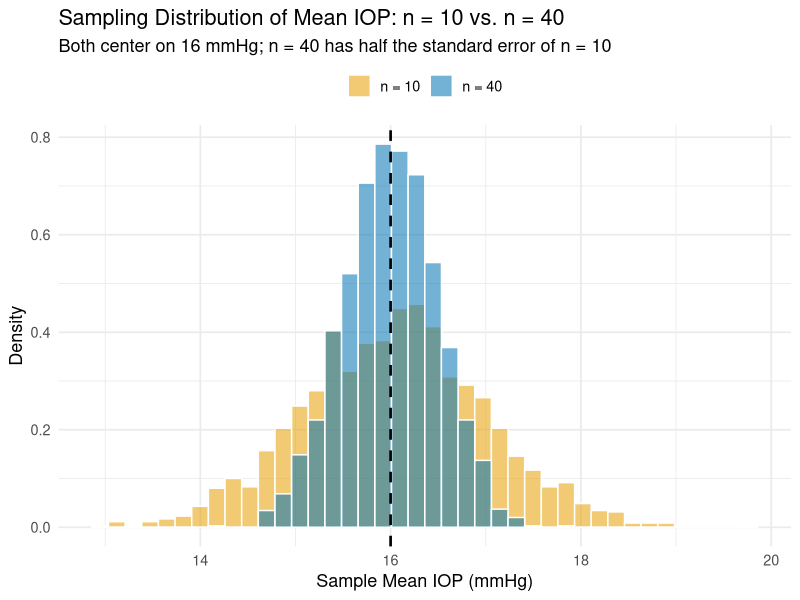
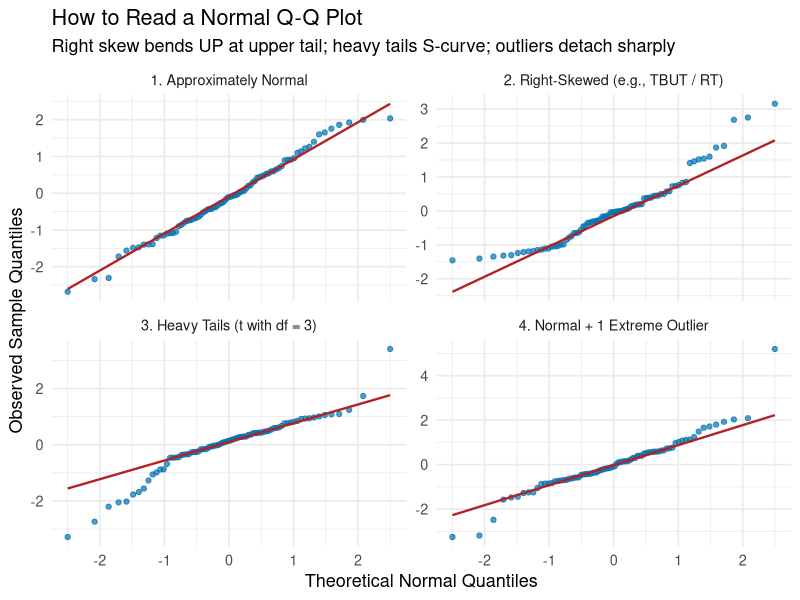
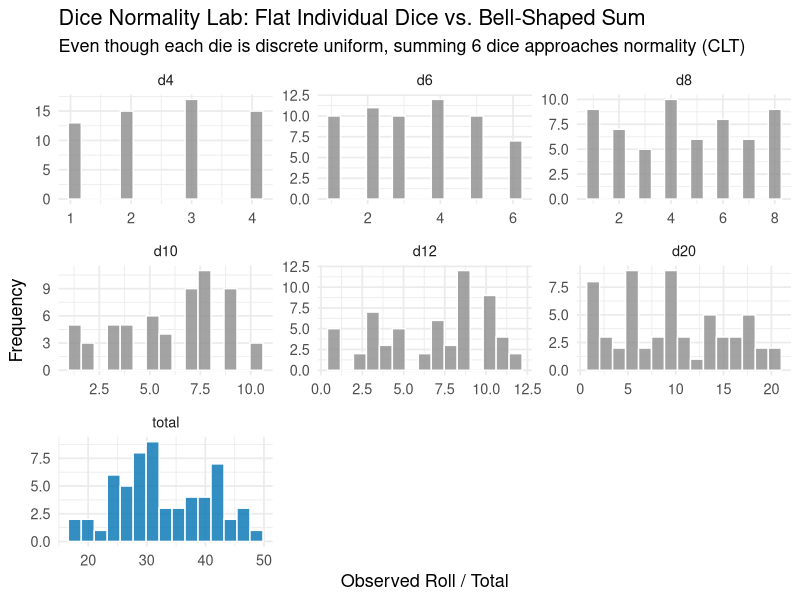
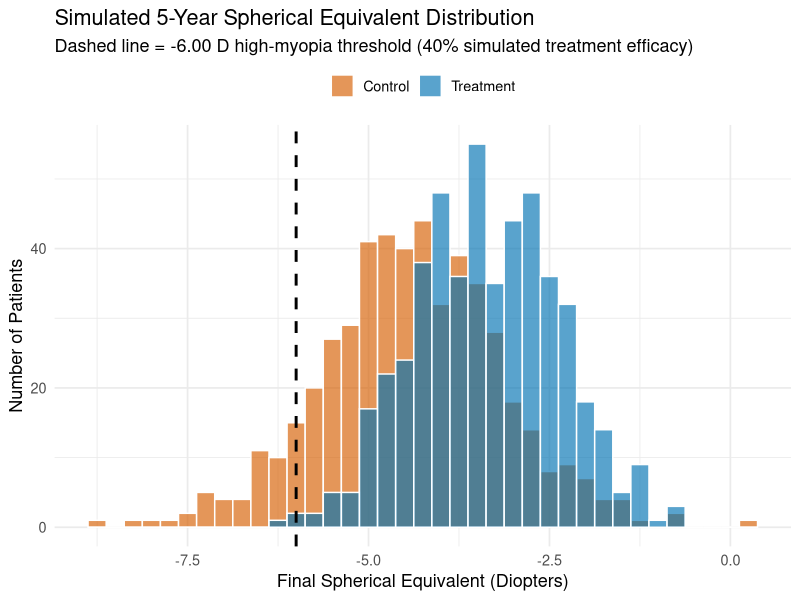

These charts were generated, in order, by the following R code:
# =============================================================================
#  SCRIPT 06: SAMPLING INTUITION, NORMALITY DIAGNOSTICS, OUTLIERS & SIMULATION
#  Course  : Biostatistics & Experimental Design I (NECO GRS97003)
#  Week    : Week 3 - Statistical Intuition & Visualization
#  Slides  : BioStats-1_2026_reformat.pptx (Slides 108-123)
#  Reuses  : dice_normal_dist_boostrap.R, infected.R (dice sim),
#            beat_the_dealer.R (myopia progression simulation)
#  Datasets: data/01_student_vision_clinic.csv
#            data/05_dice_normality_rolls.csv
#
#  Topics Covered:
#    1. Simulation: What varies when we repeat a study? (n = 10 vs. n = 40)
#    2. Reading Normal Q-Q plots (normal, right-skew, heavy tails, outliers)
#    3. Formal normality tests (Shapiro-Wilk & KS caution) & large-sample paradox
#    4. Classroom Dice Lab: uniform single dice vs. bell-shaped sum (CLT)
#    5. "An Outlier Is a Question, Not a Delete Button": sensitivity analysis
#    6. Clinical simulation: 5-year Myopia Progression model (from beat_the_dealer.R)
# =============================================================================


# ---- 0. Setup ---------------------------------------------------------------
rm(list = ls())
library(tidyverse)
theme_set(theme_minimal(base_size = 13))
set.seed(2026)

clinic     <- readr::read_csv("data/01_student_vision_clinic.csv", show_col_types = FALSE)
dice_rolls <- readr::read_csv("data/05_dice_normality_rolls.csv", show_col_types = FALSE)


# ---- 1. Repeated Sampling Simulation: n = 10 vs. n = 40 (Slide 109) ---------
# Teaching population: Adult IOP ~ Normal(mean = 16 mmHg, sd = 3 mmHg).
# Repeat 2,000 studies at n = 10 vs. n = 40 and compare the spread of sample means.
n_sims <- 2000
sampling_df <- bind_rows(
  tibble(sample_size = "n = 10", mean_iop = replicate(n_sims, mean(rnorm(10, 16, 3)))),
  tibble(sample_size = "n = 40", mean_iop = replicate(n_sims, mean(rnorm(40, 16, 3))))
)

sampling_df |>
  group_by(sample_size) |>
  summarize(avg_of_means = mean(mean_iop), sd_of_means = sd(mean_iop), .groups = "drop")
# Notice: quadrupling n from 10 to 40 cuts the SD of sample means (SE) in HALF!

ggplot(sampling_df, aes(x = mean_iop, fill = sample_size)) +
  geom_histogram(aes(y = after_stat(density)), bins = 40,
                 alpha = 0.55, position = "identity", colour = "white") +
  geom_vline(xintercept = 16, linetype = "dashed", linewidth = 0.9) +
  scale_fill_manual(values = c("n = 10" = "#E69F00", "n = 40" = "#0072B2"), name = NULL) +
  labs(
    title    = "Sampling Distribution of Mean IOP: n = 10 vs. n = 40",
    subtitle = "Both center on 16 mmHg; n = 40 has half the standard error of n = 10",
    x        = "Sample Mean IOP (mmHg)", y = "Density"
  ) +
  theme(legend.position = "top")


# ---- 2. Visual Key for Normal Q-Q Plots (Slides 110-117) --------------------
# A Normal Q-Q plot puts theoretical normal quantiles on x and observed sample
# quantiles on y. Learn to recognize four classic clinical patterns:
n_qq <- 80
qq_patterns <- bind_rows(
  tibble(pattern = "1. Approximately Normal",
         value   = rnorm(n_qq, mean = 0, sd = 1)),
  tibble(pattern = "2. Right-Skewed (e.g., TBUT / RT)",
         value   = scale(rgamma(n_qq, shape = 2.5, scale = 1))[, 1]),
  tibble(pattern = "3. Heavy Tails (t with df = 3)",
         value   = scale(rt(n_qq, df = 3))[, 1]),
  tibble(pattern = "4. Normal + 1 Extreme Outlier",
         value   = c(rnorm(n_qq - 1, 0, 1), 5.2))
)

ggplot(qq_patterns, aes(sample = value)) +
  stat_qq(alpha = 0.7, colour = "#0072B2") +
  stat_qq_line(colour = "firebrick", linewidth = 0.8) +
  facet_wrap(~ pattern, scales = "free_y") +
  labs(
    title    = "How to Read a Normal Q-Q Plot",
    subtitle = "Right skew bends UP at upper tail; heavy tails S-curve; outliers detach sharply",
    x        = "Theoretical Normal Quantiles", y = "Observed Sample Quantiles"
  )


# ---- 3. Shapiro-Wilk Test & The Large-Sample Paradox (Slides 118, 122) ------
# Shapiro-Wilk tests H0: data were drawn from a normal distribution.
# PARADOX:
#   - At small n (e.g., n = 15), Shapiro-Wilk lacks power and misses strong skew.
#   - At huge n (e.g., n = 5,000), Shapiro-Wilk rejects trivial, harmless deviations!

# Check real clinical variables in `clinic`
cat("--- Shapiro-Wilk on Simulated Student Vision Clinic Data ---\n")
print(shapiro.test(na.omit(clinic$contrast_sens)))
print(shapiro.test(na.omit(clinic$tbut_sec)))     # Skewed + high outlier -> tiny p

# Demonstrate the large-sample paradox by simulation:
# Draw from a VERY slightly heavy-tailed t(df = 25) distribution (visually almost Normal!)
paradox_demo <- tibble(n = c(15, 50, 200, 1000, 4000)) |>
  mutate(
    # Proportion of 200 replications where Shapiro-Wilk rejects normality (p < 0.05)
    pct_rejected_skew_small_vs_large = map_dbl(n, \(k) {
      mean(replicate(100, shapiro.test(rt(k, df = 25))$p.value < 0.05)) * 100
    }),
    # Also check a genuinely skewed Gamma(shape = 4) distribution
    pct_rejected_true_skew = map_dbl(n, \(k) {
      mean(replicate(100, shapiro.test(rgamma(k, shape = 4, scale = 1))$p.value < 0.05)) * 100
    })
  )
print(paradox_demo)
# Note on Kolmogorov-Smirnov (`ks.test`):
# NEVER run `ks.test(x, "pnorm")` without specifying population mean/sd — it tests
# against Standard Normal N(0, 1), NOT "any normal distribution" (Slide 118 & 397)!


# ---- 4. Classroom Dice Lab: Uniform Dice vs. Bell-Shaped Sum (Slide 123) ----
# Reused from dice_normal_dist_boostrap.R & infected.R, using our CSV data!
head(dice_rolls)

# Reshape individual dice to long format to compare each die against their sum
dice_long <- dice_rolls |>
  pivot_longer(cols = c(d4, d6, d8, d10, d12, d20, total),
               names_to = "variable", values_to = "value") |>
  mutate(variable = factor(variable, levels = c("d4", "d6", "d8", "d10", "d12", "d20", "total")))

# Run Shapiro-Wilk on each individual die (discrete uniform -> non-normal) vs. their total (CLT!)
dice_normality <- dice_long |>
  group_by(variable) |>
  summarize(
    mean_val  = mean(value),
    sd_val    = sd(value),
    shapiro_W = shapiro.test(value)$statistic,
    shapiro_p = shapiro.test(value)$p.value,
    .groups   = "drop"
  )
print(dice_normality)

ggplot(dice_long, aes(x = value, fill = variable == "total")) +
  geom_histogram(bins = 15, colour = "white", alpha = 0.8) +
  facet_wrap(~ variable, scales = "free") +
  scale_fill_manual(values = c(`FALSE` = "grey55", `TRUE` = "#0072B2"), guide = "none") +
  labs(
    title    = "Dice Normality Lab: Flat Individual Dice vs. Bell-Shaped Sum",
    subtitle = "Even though each die is discrete uniform, summing 6 dice approaches normality (CLT)",
    x        = "Observed Roll / Total", y = "Frequency"
  )


# ---- 5. "An Outlier Is a Question, Not a Delete Button" (Slides 113-114, 119)
# In `clinic`, student S038 has `far_logmar = 0.42` (~20/53), standing out from
# peers who cluster near 0.00 (20/20).
# WRONG workflow: silently delete S038 to make the histogram look prettier.
# RIGHT workflow:
#   1. Investigate the record (was it an uncorrected refractive error, amblyopia, or typo?).
#   2. Keep valid clinical observations in the primary analysis.
#   3. Run a transparent SENSITIVITY ANALYSIS showing how much results change.

va_all <- clinic |> filter(!is.na(far_logmar))
va_no_extreme <- va_all |> filter(far_logmar < 0.30)

# Compare summaries and group t-test with vs. without the extreme observation
t_all <- t.test(far_logmar ~ program, data = va_all)
t_sen <- t.test(far_logmar ~ program, data = va_no_extreme)

tibble(
  analysis     = c("Primary (all valid students)", "Sensitivity (excluding logMAR >= 0.30)"),
  n            = c(nrow(va_all), nrow(va_no_extreme)),
  overall_mean = c(mean(va_all$far_logmar), mean(va_no_extreme$far_logmar)),
  overall_sd   = c(sd(va_all$far_logmar),   sd(va_no_extreme$far_logmar)),
  overall_med  = c(median(va_all$far_logmar), median(va_no_extreme$far_logmar)),
  welch_p      = c(t_all$p.value, t_sen$p.value)
)
# Reporting both analyses side by side is honest, reproducible science!


# ---- 6. Clinical Simulation: 5-Year Myopia Progression (from beat_the_dealer.R)
# Simulation lets us explore how biological variability and treatment efficacy
# shape clinical outcomes before running a real trial.
n_patients            <- 1000
sim_years             <- 5
mean_baseline_se      <- -1.50   # Diopters at Year 0
sd_baseline_se        <- 0.75
mean_progression_rate <- -0.60   # Diopters / year untreated
sd_progression_rate   <- 0.20
treatment_efficacy    <- 0.40    # 40% reduction in progression rate
high_myopia_cutoff    <- -6.00   # Clinical threshold for high myopia

myopia_sim <- tibble(
  patient_id         = 1:n_patients,
  group              = if_else(patient_id <= n_patients / 2, "Treatment", "Control"),
  baseline_se        = rnorm(n_patients, mean = mean_baseline_se, sd = sd_baseline_se),
  annual_progression = rnorm(n_patients, mean = mean_progression_rate, sd = sd_progression_rate)
) |>
  mutate(
    effective_rate = if_else(group == "Treatment",
                             annual_progression * (1 - treatment_efficacy),
                             annual_progression),
    final_se       = baseline_se + (effective_rate * sim_years),
    is_high_myope  = final_se <= high_myopia_cutoff
  )

myopia_sim |>
  group_by(group) |>
  summarize(
    n                     = n(),
    mean_final_se         = mean(final_se),
    sd_final_se           = sd(final_se),
    pct_high_myopia       = mean(is_high_myope) * 100,
    .groups               = "drop"
  )

ggplot(myopia_sim, aes(x = final_se, fill = group)) +
  geom_histogram(binwidth = 0.25, alpha = 0.65, position = "identity", colour = "white") +
  geom_vline(xintercept = high_myopia_cutoff, linetype = "dashed", linewidth = 1) +
  scale_fill_manual(values = c("Treatment" = "#0072B2", "Control" = "#D55E00"), name = NULL) +
  labs(
    title    = "Simulated 5-Year Spherical Equivalent Distribution",
    subtitle = "Dashed line = -6.00 D high-myopia threshold (40% simulated treatment efficacy)",
    x        = "Final Spherical Equivalent (Diopters)", y = "Number of Patients"
  ) +
  theme(legend.position = "top")


# ---- 7. Try It Yourself (Exercises) -----------------------------------------
# 1. Make a Normal Q-Q plot of `tbut_sec` in `clinic`. Does it look normal,
#    right-skewed, or left-skewed?
# 2. In Section 6 (Myopia simulation), change `treatment_efficacy` from 0.40 to
#    0.20. How much does the prevalence of high myopia change in the Treatment arm?
# 3. Why should a normality test p-value NEVER be used as an automatic switch
#    to pick between a t-test and a Mann-Whitney test?
